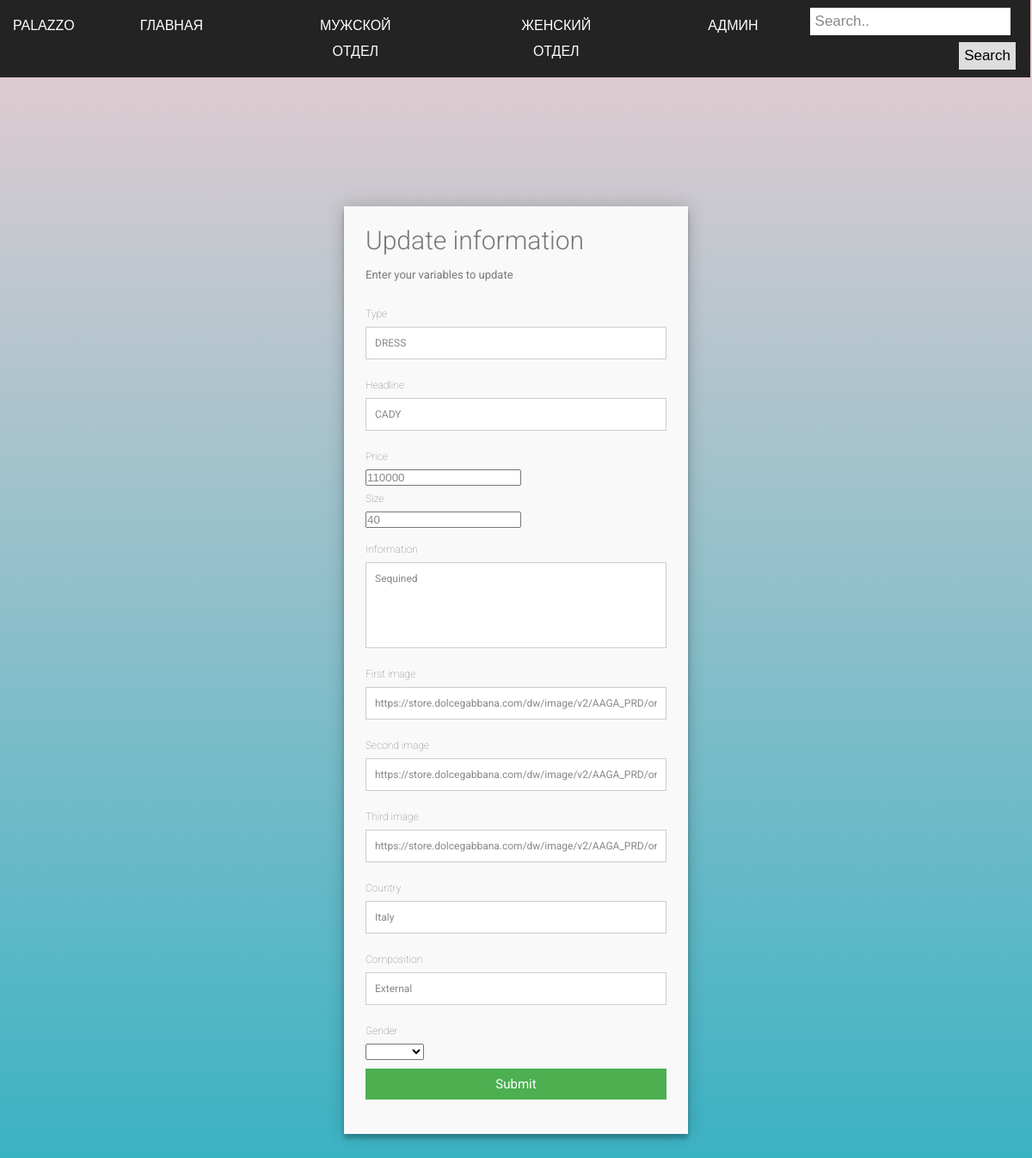
Page /Palazzo/Admin/update.php?ID=1 on the committed database.
### tables this page shows
CREATE TABLE `forclothes` (
  `ID` int(11) NOT NULL,
  `Photo` varchar(255) NOT NULL,
  `Price` int(11) NOT NULL,
  `Opisanie` varchar(255) NOT NULL,
  `Type` varchar(255) NOT NULL
);

CREATE TABLE `forinfo` (
  `ID` int(11) NOT NULL,
  `Size` int(11) NOT NULL,
  `Image2` varchar(4505) NOT NULL,
  `Image3` varchar(4505) NOT NULL,
  `Information` mediumtext NOT NULL,
  `Sostav` varchar(255) NOT NULL,
  `Country` varchar(255) NOT NULL
);

### Palazzo/Admin/update.php (the view, shortened to what this page needs)
<html>
	<head>
		<link rel="stylesheet" href="/Palazzo/CSS/add.css">
	</head>
	<body class = "telo">
		<div class = "header">
			<a>PALAZZO</a>
			<a href="/Palazzo/site1.php" style="padding-left:60px;padding-right:60px;">ГЛАВНАЯ</a>
			<a href="/Palazzo/man.php" style="padding-left:60px;padding-right:60px;">МУЖСКОЙ ОТДЕЛ</a>
			<a href="/Palazzo/woman.php" style="padding-left:60px;padding-right:60px;">ЖЕНСКИЙ ОТДЕЛ</a>
			<a href="/Palazzo/Admin/admin.php" style ="padding-left:60px;padding-right:60px;">АДМИН</a>
			<div class="search-container">
    			<form action="search.php">
      				<input type="text" placeholder="Search.." name="search">
      				<button type="submit">Search</button>
    			</form>
  			</div>
		</div>
		<?php
			$id=null;
			if(empty($_GET['ID'])) {
		    	header("Location: /Palazzo/Admin/admin.php");
		    }
			else{
				$id = $_GET['ID'];
			}
			$conn = mysqli_connect('localhost', 'root', '', 'forproject');
			$sql = "SELECT * FROM forclothes JOIN genderid ON forclothes.ID=genderid.ID JOIN forinfo on forclothes.ID=forinfo.ID where forinfo.ID=$id";
			$result = mysqli_query($conn, $sql);
				while($row = mysqli_fetch_assoc($result)) {
						print
						'<div class="container">
						<form id="contact" action="forUpdate.php" method="post">
							<h3>Update information</h3>
							<h4>Enter your variables to update</h4>
							<fieldset>
								<p>Type</p>
								<input placeholder='.$row['Type'].' name="Type"  type="text" tabindex="1" required autofocus>
							</fieldset>
							<fieldset>
								<p>Headline</p>
								<input placeholder='.$row['Opisanie'].' name="Zagolovok" type="text" tabindex="2" required >
							</fieldset>
							<fieldset>
								<p>Price</p>
								<input placeholder='.$row['Price'].'  name="Price" type="number" tabindex="3" required>
								<p>Size</p>
								<input placeholder='.$row['Size'].' name="Size" type="number" tabindex="5" required>
							</fieldset>
							<fieldset>
								<p>Information</p>
								<textarea  name="About" form="contact" tabindex="6" required placeholder='.$row['Information'].'></textarea>
							</fieldset>
							<fieldset>
							<p>First image</p>
								<input placeholder='.$row['Photo'].' name="Photo1" type="text" tabindex="7" required >
							</fieldset>
							<fieldset>
							<p>Second image</p>
								<input placeholder='.$row['Image2'].' name="Photo2" type="text" tabindex="8" required >
							</fieldset>
							<fieldset>
							<p>Third image</p>
								<input placeholder='.$row['Image3'].' name="Photo3" type="text" tabindex="9" required >
							</fieldset>
							<fieldset>
							<p>Country</p>
								<input placeholder='.$row['Country'].' name="Country" type="text" tabindex="10" required >
							</fieldset>
							<fieldset>
								<p>Composition</p>
								<input placeholder='.$row['Sostav'].' name="Sostav" type="text" tabindex="11" required >
								<input type="hidden" value='.$row['ID'].' name="OldID">
							</fieldset>
							<fieldset>
								<p>Gender</p>
									<select name="Gender" id="Gender"   required>
											<option selected disabled hidden></option>
											<option value="Man">Man</option>
											<option value="Woman">Woman</option>
									</select>
								</fieldset>
							<fieldset>
								<button name="submit" type="submit" id="contact-submit" data-submit="...Sending">Submit</button>
							</fieldset>
							</form>
					  </div>';
				}
		?>
	</body>
</html>

### Palazzo/CSS/add.css (style rules this page uses)
* { margin: 0; padding: 0; box-sizing: border-box; -webkit-box-sizing: border-box; -moz-box-sizing: border-box; -webkit-font-smoothing: antialiased; -moz-font-smoothing: antialiased; -o-font-smoothing: antialiased; font-smoothing: antialiased; text-rendering: optimizeLegibility; }
body { font-family: "Roboto", Helvetica, Arial, sans-serif; font-weight: 100; font-size: 12px; line-height: 30px; color: #777; background: #4CAF50; }
.container { max-width: 400px; width: 100%; margin: 0 auto; position: relative; }
#contact input[type="text"], #contact input[type="email"], #contact input[type="tel"], #contact input[type="url"], #contact textarea, #contact button[type="submit"] { font: 400 12px/16px "Roboto", Helvetica, Arial, sans-serif; }
#contact { background: #F9F9F9; padding: 25px; margin: 150px 0; box-shadow: 0 0 20px 0 rgba(0, 0, 0, 0.2), 0 5px 5px 0 rgba(0, 0, 0, 0.24); }
#contact h3 { display: block; font-size: 30px; font-weight: 300; margin-bottom: 10px; }
#contact h4 { margin: 5px 0 15px; display: block; font-size: 13px; font-weight: 400; }
fieldset { border: medium none !important; margin: 0 0 10px; min-width: 100%; padding: 0; width: 100%; }
#contact input[type="text"], #contact input[type="email"], #contact input[type="tel"], #contact input[type="url"], #contact textarea { width: 100%; border: 1px solid #ccc; background: #FFF; margin: 0 0 5px; padding: 10px; }
#contact textarea { height: 100px; max-width: 100%; resize: none; }
#contact button[type="submit"] { cursor: pointer; width: 100%; border: none; background: #4CAF50; color: #FFF; margin: 0 0 5px; padding: 10px; font-size: 15px; }
.header { display: inline-flex; border: 1px solid #242323; background-color: #242323; color: #ffffff; width: 100%; margin-left: -2px; overflow: hidden; font-family: Arial; }
.telo { background: linear-gradient(to top, rgb(43, 176, 194), rgb(233, 205, 210)) fixed; min-width: 80%; min-height: 100%; margin: 0px; padding: 0px; }
.header a { float: left; font-size: 16px; color: white; text-align: center; padding: 14px 16px; text-decoration: none; }
.header .search-container button { float: right; padding: 6px; margin-top: 8px; margin-right: 16px; background: #ddd; font-size: 17px; border: none; cursor: pointer; }
.header input[type=text] { padding: 6px; margin-top: 8px; font-size: 17px; border: none; }
.header .search-container { float: right; }

### rows in the picture
forclothes: Type "DRESS", Price "110000", Size "40", Photo1 "https://store.dolcegabbana.com/dw/image/v2/AAGA_PRD/on/demandware.static/-/Sites-15/default/dwb3559aa7/images/zoom/F6A7PZGD76S_G1012_0.jpg?sw=650&sh=830&sm=fit", Photo2 "https://store.dolcegabbana.com/dw/image/v2/AAGA_PRD/on/demandware.static/-/Sites-15/default/dw3fd1f4d7/images/zoom/F6A7PZGD76S_G1012_1.jpg?sw=650&sh=830&sm=fit", Photo3 "https://store.dolcegabbana.com/dw/image/v2/AAGA_PRD/on/demandware.static/-/Sites-15/default/dwcaa03fab/images/zoom/F6A7PZGD76S_G1012_2.jpg?sw=650&sh=830&sm=fit", Country "Italy"
